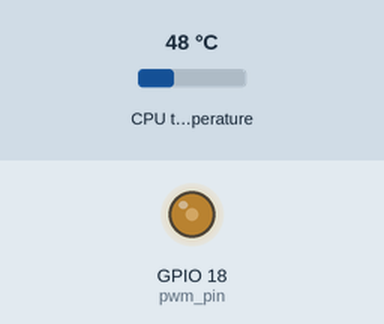
Recording of a program running on a simulated Raspberry Pi (BCM pin numbers). Parts: output pins drawn as LEDs (lit = HIGH). The test bench sets the inputs (shaded band); at power-on: CPU temperature 48 °C.

Above: at 1.2 s.
1.3 s: CPU temperature set to 31 °C
At 6.1 s:
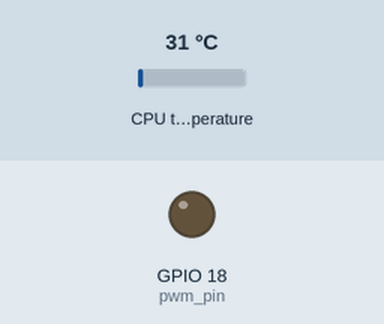
7.3 s: CPU temperature set to 44 °C
At 11.1 s:
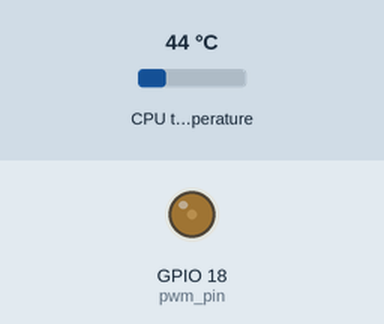
13.3 s: CPU temperature set to 58 °C
At 16.2 s:
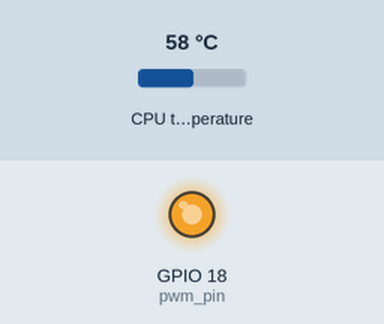
19.3 s: CPU temperature set to 39 °C
At 21.2 s:
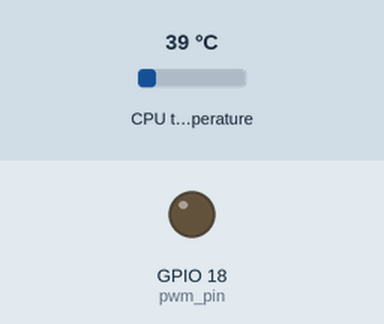
Timing chart, 0 to 22.7 s (numbered marks = the images above; inputs shaded):
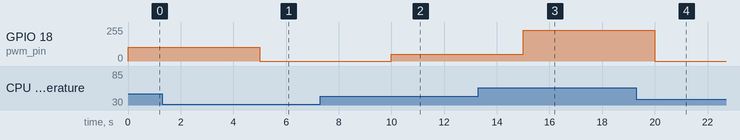

Measured:
- after the input at 1.3 s, GPIO 18 (pwm_pin): 102/255 → 0/255 after 3.7 s
- after the input at 7.3 s, GPIO 18 (pwm_pin): 0/255 → 51/255 after 2.7 s
- after the input at 13.3 s, GPIO 18 (pwm_pin): 51/255 → 230/255 after 1.7 s
- after the input at 19.3 s, GPIO 18 (pwm_pin): 230/255 → 0/255 after 0.70 s

The program:

rpi-pwm-fan-control.py
```python
import RPi.GPIO as GPIO
import time
import subprocess
import re
import traceback
import sys

min_speed_temp = 40.0 # Temperature at which fan speed should be 0%
max_speed_temp = 60.0 # Temperature at which fan speed should be 100%

pwm_pin = 18          # PWM Pin
                      # Refer to your Pi pinout diagram and use `rpi-pin-test.py` to test pins
                      #
                      # E.g. python rpi-pin-test.py --pin 18 on
                      #
                      # On RPi 4, you may choose pin 12, 14, or 18

refresh_interval = 5  # How often to check and update (recommended to be > 1.0 to reduce stress on CPU and fan)

pwm_freq = 100

GPIO.setmode(GPIO.BCM)
GPIO.setwarnings(False)
GPIO.setup(pwm_pin, GPIO.OUT)
pwm = GPIO.PWM(pwm_pin, pwm_freq)
pwm.start(0)

def get_temp():
    file = open("/sys/class/thermal/thermal_zone0/temp")
    temp = float(file.read()) / 1000
    file.close()
    return(temp)

def get_speed_percent(temp):
    speed = 100 * (temp - min_speed_temp) / (max_speed_temp - min_speed_temp)
    return(min(max(0.0, speed), 100.0))

try:
    while 1:
        temp = get_temp()
        speed = get_speed_percent(temp)
        pwm.ChangeDutyCycle(speed)
#        print('\nTemp: %2.2f, Speed: %2.2f' % (temp, speed))
        time.sleep(refresh_interval)
except KeyboardInterrupt:
    pass
except:
    traceback.print_exc(limit=2, file=sys.stdout)
finally:
    pwm.ChangeDutyCycle(0)
    pwm.stop()
    GPIO.cleanup()
```
